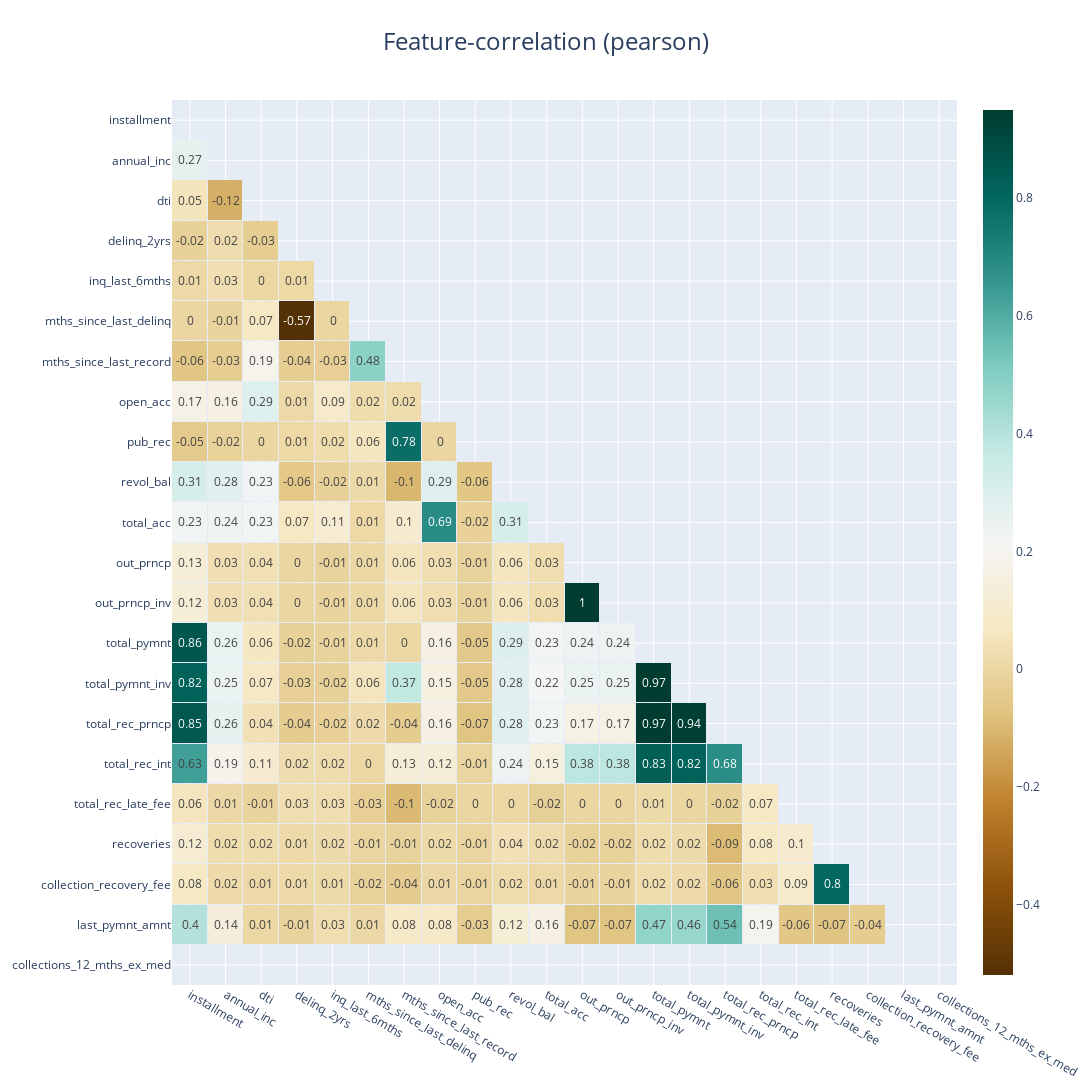

Notebook cell for this chart:
### Code cell
klib.corr_interactive_plot(loan_data.iloc[:, 5:50])

### Figure 1 — Plotly figure (JSON) as saved in the notebook; plotly's stock layout.template omitted (floating-point values rounded to 4 significant figures; data arrays with more than 128 entries replaced by an {"elided": "..."} marker saying what was removed)
{"data": [{"colorscale": [[0, "rgb(84,48,5)"], [0.1, "rgb(140,81,10)"], [0.2, "rgb(191,129,45)"], [0.3, "rgb(223,194,125)"], [0.4, "rgb(246,232,195)"], [0.5, "rgb(245,245,245)"], [0.6, "rgb(199,234,229)"], [0.7, "rgb(128,205,193)"], [0.8, "rgb(53,151,143)"], [0.9, "rgb(1,102,94)"], [1, "rgb(0,60,48)"]], "hoverongaps": false, "text": {"elided": "22x22 mixed values"}, "textfont": {"size": 12}, "texttemplate": "%{text}", "type": "heatmap", "x": ["collections_12_mths_ex_med", "last_pymnt_amnt", "collection_recovery_fee", "recoveries", "total_rec_late_fee", "total_rec_int", "total_rec_prncp", "total_pymnt_inv", "total_pymnt", "out_prncp_inv", "out_prncp", "total_acc", "revol_bal", "pub_rec", "open_acc", "mths_since_last_record", "mths_since_last_delinq", "inq_last_6mths", "delinq_2yrs", "dti", "annual_inc", "installment"], "xgap": 1, "y": ["collections_12_mths_ex_med", "last_pymnt_amnt", "collection_recovery_fee", "recoveries", "total_rec_late_fee", "total_rec_int", "total_rec_prncp", "total_pymnt_inv", "total_pymnt", "out_prncp_inv", "out_prncp", "total_acc", "revol_bal", "pub_rec", "open_acc", "mths_since_last_record", "mths_since_last_delinq", "inq_last_6mths", "delinq_2yrs", "dti", "annual_inc", "installment"], "ygap": 1, "z": {"elided": "22x22 float values"}, "zmax": 0.95, "zmin": -0.52}], "layout": {"autosize": true, "height": 1559.0, "title": {"font": {"size": 24}, "text": "Feature-correlation (pearson)", "x": 0.5}, "width": 1701.0, "xaxis": {"autorange": "reversed"}}}
